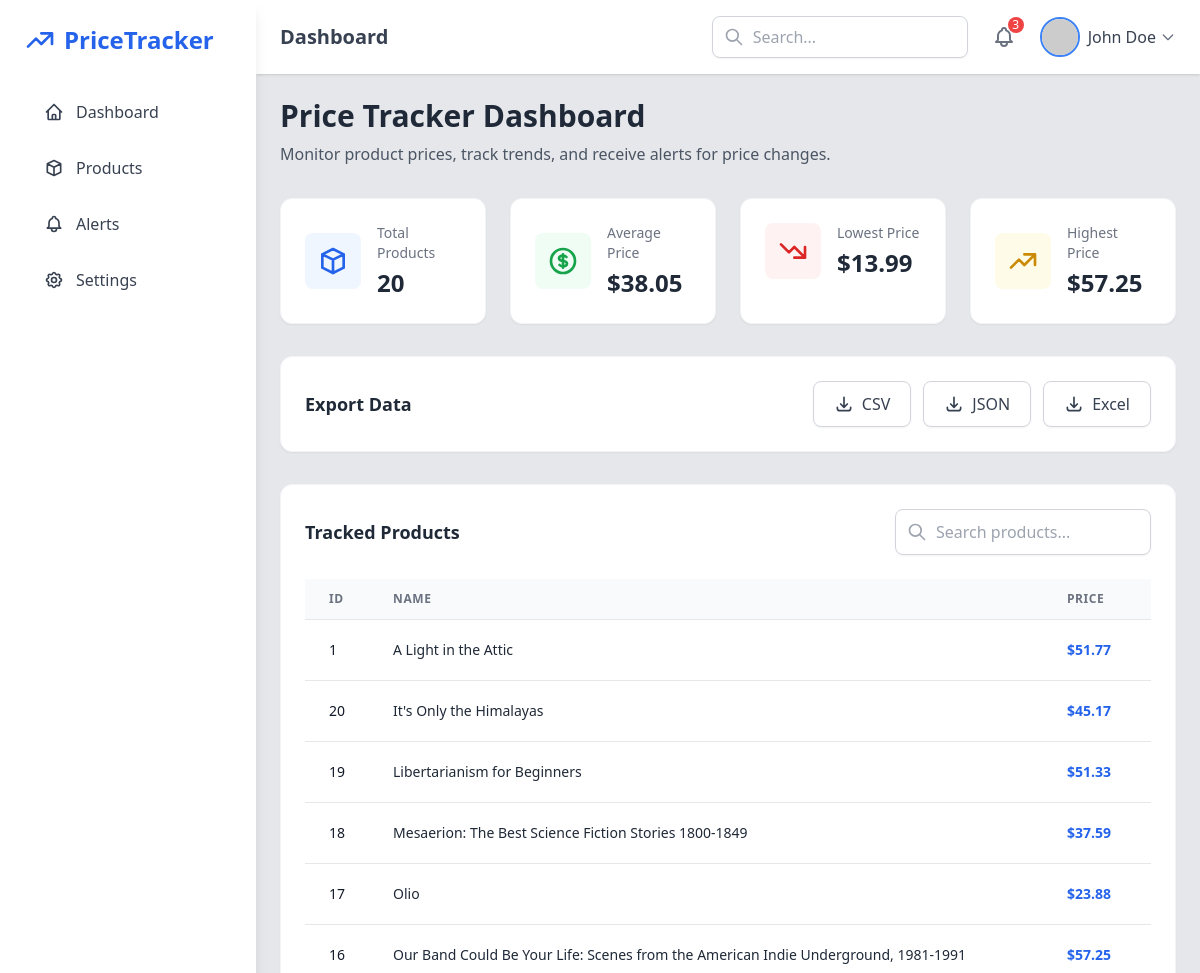
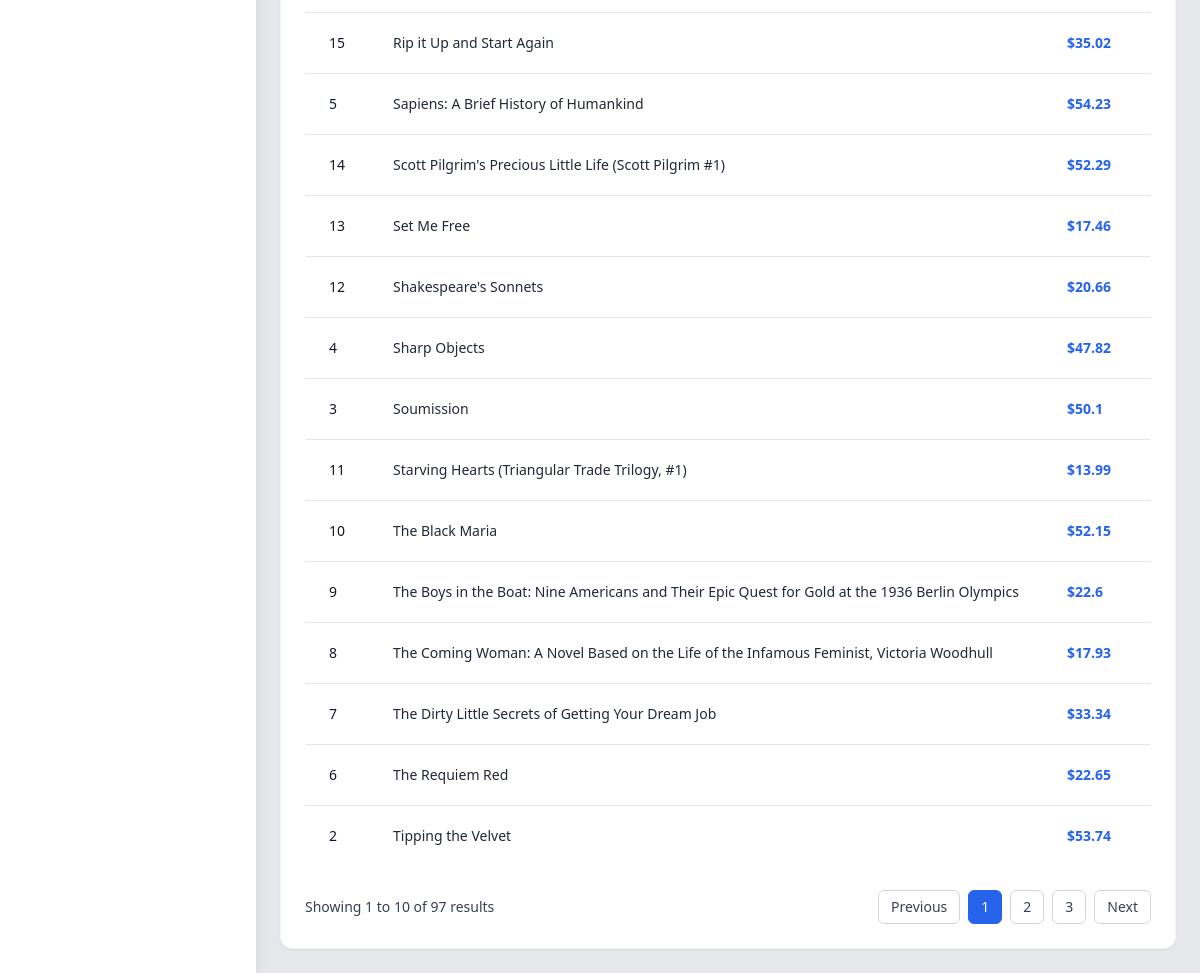
The page / on the database its author committed (2 pictures, top to bottom).
### tables this page shows
CREATE TABLE products (
    id INTEGER PRIMARY KEY,
    name TEXT NOT NULL,
    url TEXT NOT NULL UNIQUE,
    source TEXT,
    created_at TEXT NOT NULL
, price REAL);

### app.py (the view)
@app.route("/")
def dashboard():
    conn = get_connection()
    cursor = conn.cursor()
    cursor.execute("SELECT id, name, price FROM products ORDER BY name ASC")
    products = []
    for pid, name, price in cursor.fetchall():
        change = get_price_change(pid)
        products.append({
            "id": pid,
            "name": name,
            "price": price,
            "change": change
        })
    conn.close()
    total_count, lowest_price, highest_price, avg_price = get_dashboard_stats()
    return render_template(
        "dashboard.html",
        products=products,
        total_count=total_count,
        lowest_price=lowest_price,
        highest_price=highest_price,
        avg_price=round(avg_price, 2)
    )

### app.py (called while the page is built)
def get_connection():
    return sqlite3.connect(DB_PATH)

def get_dashboard_stats():
    conn = get_connection()
    cursor = conn.cursor()
    cursor.execute("SELECT COUNT(*), MIN(price), MAX(price), AVG(price) FROM products")
    total, lowest, highest, avg = cursor.fetchone()
    conn.close()
    return total or 0, lowest or 0, highest or 0, avg or 0

def get_price_change(product_id):
    conn = get_connection()
    cursor = conn.cursor()
    cursor.execute(
        "SELECT price FROM price_history WHERE product_id=? ORDER BY recorded_at ASC LIMIT 1",
        (product_id,)
    )
    first = cursor.fetchone()
    cursor.execute(
        "SELECT price FROM price_history WHERE product_id=? ORDER BY recorded_at DESC LIMIT 1",
        (product_id,)
    )
    last = cursor.fetchone()
    conn.close()
    if not first or not last:
        return 0
    return round(last[0] - first[0], 2)

### templates/dashboard.html (shortened to what this page needs)
{% extends "base.html" %}
{% block content %}
<div class="flex h-screen bg-gray-200">
  <aside id="sidebar" class="w-64 bg-white shadow-lg flex-shrink-0 transform -translate-x-full lg:translate-x-0 fixed lg:relative inset-y-0 left-0 z-50 transition-transform duration-300 ease-in-out">
    <div class="p-6">
      <div class="flex items-center justify-between mb-8">
        <h2 class="text-2xl font-bold text-blue-600 flex items-center">
          <svg class="w-8 h-8 mr-2" fill="none" stroke="currentColor" viewBox="0 0 24 24" xmlns="http://www.w3.org/2000/svg">
            <path stroke-linecap="round" stroke-linejoin="round" stroke-width="2" d="M13 7h8m0 0v8m0-8l-8 8-4-4-6 6"></path>
          </svg>
          PriceTracker
        </h2>
      </div>
      <nav class="space-y-2">
        <a href="/" class="flex items-center gap-3 px-4 py-3 rounded-lg text-gray-700 font-medium hover:bg-blue-50 hover:text-blue-600 transition-all border-l-4 border-transparent hover:border-blue-500">
          Dashboard
        </a>
        <a href="/products" class="flex items-center gap-3 px-4 py-3 rounded-lg text-gray-700 font-medium hover:bg-blue-50 hover:text-blue-600 transition-all border-l-4 border-transparent hover:border-blue-500">
          <svg class="w-5 h-5" fill="none" stroke="currentColor" viewBox="0 0 24 24" xmlns="http://www.w3.org/2000/svg">
            <path stroke-linecap="round" stroke-linejoin="round" stroke-width="2" d="M20 7l-8-4-8 4m16 0l-8 4m8-4v10l-8 4m0-10L4 7m8 4v10M4 7v10l8 4"></path>
          </svg>
          Products
        </a>
        <a href="/alerts" class="flex items-center gap-3 px-4 py-3 rounded-lg text-gray-700 font-medium hover:bg-blue-50 hover:text-blue-600 transition-all border-l-4 border-transparent hover:border-blue-500">
          Alerts
        </a>
        <a href="/settings" class="flex items-center gap-3 px-4 py-3 rounded-lg text-gray-700 font-medium hover:bg-blue-50 hover:text-blue-600 transition-all border-l-4 border-transparent hover:border-blue-500">
          Settings
        </a>
      </nav>
    </div>
  </aside>
  <div class="flex-1 flex flex-col overflow-hidden lg:ml-0">
    <header class="flex items-center justify-between bg-white shadow px-6 py-4">
      <div class="flex items-center gap-4">
        <h1 class="text-xl font-semibold text-gray-700">Dashboard</h1>
      </div>
      <div class="flex items-center gap-4">
        <div class="relative">
          <input type="text" placeholder="Search..." class="pl-10 pr-4 py-2 border border-gray-300 rounded-lg shadow-sm focus:ring focus:ring-blue-200 focus:border-blue-400 w-64">
          <div class="absolute inset-y-0 left-0 pl-3 flex items-center pointer-events-none">
          </div>
        </div>
        <div class="relative">
          <button id="notificationsButton" class="p-2 text-gray-500 hover:text-blue-600 relative">
            <span class="absolute top-0 right-0 bg-red-500 text-white rounded-full text-xs w-4 h-4 flex items-center justify-center">3</span>
          </button>
        </div>
        <div class="relative">
          <button id="userMenuButton" class="flex items-center focus:outline-none">
            <img src="https://i.pravatar.cc/40?img=12" alt="Profile" class="w-10 h-10 rounded-full border-2 border-blue-500">
            <span class="ml-2 text-gray-700 font-medium">John Doe</span>
            <svg class="w-4 h-4 ml-1 text-gray-500" fill="none" stroke="currentColor" viewBox="0 0 24 24" xmlns="http://www.w3.org/2000/svg">
              <path stroke-linecap="round" stroke-linejoin="round" stroke-width="2" d="M19 9l-7 7-7-7"></path>
            </svg>
          </button>
        </div>
      </div>
    </header>
    <main class="overflow-y-auto p-6">
      <div class="mb-8">
        <h1 class="text-3xl font-bold text-gray-800 mb-2">Price Tracker Dashboard</h1>
        <p class="text-gray-600">
          Monitor product prices, track trends, and receive alerts for price changes.
        </p>
      </div>
      <div class="grid grid-cols-1 md:grid-cols-2 lg:grid-cols-4 gap-6 mb-8">
        <div class="bg-white rounded-xl shadow-sm p-6 border border-gray-100 hover:shadow-md transition-shadow">
          <div class="flex items-center">
            <div class="p-3 rounded-lg bg-blue-50 text-blue-600 mr-4">
              <svg class="w-8 h-8" fill="none" stroke="currentColor" viewBox="0 0 24 24" xmlns="http://www.w3.org/2000/svg">
                <path stroke-linecap="round" stroke-linejoin="round" stroke-width="2" d="M20 7l-8-4-8 4m16 0l-8 4m8-4v10l-8 4m0-10L4 7m8 4v10M4 7v10l8 4"></path>
              </svg>
            </div>
            <div>
              <p class="text-sm text-gray-500 font-medium">Total Products</p>
              <p class="text-2xl font-bold text-gray-800 mt-1">{{ products|length }}</p>
            </div>
          </div>
        </div>
        <div class="bg-white rounded-xl shadow-sm p-6 border border-gray-100 hover:shadow-md transition-shadow">
          <div class="flex items-center">
            <div class="p-3 rounded-lg bg-green-50 text-green-600 mr-4">
            </div>
            <div>
              <p class="text-sm text-gray-500 font-medium">Average Price</p>
              <p class="text-2xl font-bold text-gray-800 mt-1">
                ${{ "%.2f"|format(products|map(attribute='price')|sum / (products|length if products|length > 0 else 1)) }}
              </p>
            </div>
          </div>
        </div>
        <div class="bg-white rounded-xl shadow-sm p-6 border border-gray-100 hover:shadow-md transition-shadow">
          <div class="flex items-center">
            <div class="p-3 rounded-lg bg-red-50 text-red-600 mr-4">
              <svg class="w-8 h-8" fill="none" stroke="currentColor" viewBox="0 0 24 24" xmlns="http://www.w3.org/2000/svg">
                <path stroke-linecap="round" stroke-linejoin="round" stroke-width="2" d="M13 17h8m0 0V9m0 8l-8-8-4 4-6-6"></path>
              </svg>
            </div>
            <div>
              <p class="text-sm text-gray-500 font-medium">Lowest Price</p>
              <p class="text-2xl font-bold text-gray-800 mt-1">${{ lowest_price }}</p>
            </div>
          </div>
        </div>
        <div class="bg-white rounded-xl shadow-sm p-6 border border-gray-100 hover:shadow-md transition-shadow">
          <div class="flex items-center">
            <div class="p-3 rounded-lg bg-yellow-50 text-yellow-600 mr-4">
              <svg class="w-8 h-8" fill="none" stroke="currentColor" viewBox="0 0 24 24" xmlns="http://www.w3.org/2000/svg">
                <path stroke-linecap="round" stroke-linejoin="round" stroke-width="2" d="M13 7h8m0 0v8m0-8l-8 8-4-4-6 6"></path>
              </svg>
            </div>
            <div>
              <p class="text-sm text-gray-500 font-medium">Highest Price</p>
              <p class="text-2xl font-bold text-gray-800 mt-1">${{ highest_price }}</p>
            </div>
          </div>
        </div>
      </div>
      <div class="bg-white rounded-xl shadow-sm p-6 mb-8 border border-gray-100">
        <div class="flex flex-wrap items-center justify-between">
          <h3 class="text-lg font-semibold text-gray-800 mb-4 md:mb-0">Export Data</h3>
          <div class="flex flex-wrap gap-3">
            <a href="{{ url_for('export_data', format='csv') }}" class="px-5 py-2.5 bg-white border border-gray-300 text-gray-700 font-medium rounded-lg shadow-sm hover:bg-gray-50 transition-colors duration-200 flex items-center">
              <svg class="w-5 h-5 mr-2" fill="none" stroke="currentColor" viewBox="0 0 24 24" xmlns="http://www.w3.org/2000/svg">
                <path stroke-linecap="round" stroke-linejoin="round" stroke-width="2" d="M4 16v1a3 3 0 003 3h10a3 3 0 003-3v-1m-4-4l-4 4m0 0l-4-4m4 4V4"></path>
              </svg>
              CSV
            </a>
            <a href="{{ url_for('export_data', format='json') }}" class="px-5 py-2.5 bg-white border border-gray-300 text-gray-700 font-medium rounded-lg shadow-sm hover:bg-gray-50 transition-colors duration-200 flex items-center">
              <svg class="w-5 h-5 mr-2" fill="none" stroke="currentColor" viewBox="0 0 24 24" xmlns="http://www.w3.org/2000/svg">
                <path stroke-linecap="round" stroke-linejoin="round" stroke-width="2" d="M4 16v1a3 3 0 003 3h10a3 3 0 003-3v-1m-4-4l-4 4m0 0l-4-4m4 4V4"></path>
              </svg>
              JSON
            </a>
            <a href="{{ url_for('export_data', format='excel') }}" class="px-5 py-2.5 bg-white border border-gray-300 text-gray-700 font-medium rounded-lg shadow-sm hover:bg-gray-50 transition-colors duration-200 flex items-center">
              <svg class="w-5 h-5 mr-2" fill="none" stroke="currentColor" viewBox="0 0 24 24" xmlns="http://www.w3.org/2000/svg">
                <path stroke-linecap="round" stroke-linejoin="round" stroke-width="2" d="M4 16v1a3 3 0 003 3h10a3 3 0 003-3v-1m-4-4l-4 4m0 0l-4-4m4 4V4"></path>
              </svg>
              Excel
            </a>
          </div>
        </div>
      </div>
      <div class="bg-white rounded-xl shadow-sm p-6 border border-gray-100">
        <div class="flex flex-wrap items-center justify-between mb-6">
          <h3 class="text-lg font-semibold text-gray-800">Tracked Products</h3>
          <div class="relative mt-4 md:mt-0">
            <input
              type="text"
              id="searchInput"
              onkeyup="filterProducts()"
              placeholder="Search products..."
              class="pl-10 pr-4 py-2.5 border border-gray-300 rounded-lg shadow-sm focus:ring focus:ring-blue-200 focus:border-blue-400 w-full md:w-64"
            >
            <div class="absolute inset-y-0 left-0 pl-3 flex items-center pointer-events-none">
            </div>
          </div>
        </div>
        <div class="overflow-x-auto">
          <table class="min-w-full divide-y divide-gray-200">
            <thead class="bg-gray-50">
              <tr class="text-left text-xs font-medium text-gray-500 uppercase tracking-wider">
                <th class="px-6 py-3">ID</th>
                <th class="px-6 py-3">Name</th>
                <th class="px-6 py-3">Price</th>
                <th class="px-6 py-3">Status</th>
              </tr>
            </thead>
            <tbody class="bg-white divide-y divide-gray-200">
              {% for product in products %}
              <tr class="hover:bg-gray-50 transition-colors duration-150">
                <td class="px-6 py-4 whitespace-nowrap text-sm font-medium text-gray-900">{{ product.id }}</td>
                <td class="px-6 py-4 whitespace-nowrap text-sm font-medium text-gray-800">{{ product.name }}</td>
                <td class="px-6 py-4 whitespace-nowrap text-sm text-blue-600 font-semibold">${{ product.price }}</td>
                <td class="px-6 py-4 whitespace-nowrap">
                </td>
              </tr>
              {% endfor %}
            </tbody>
          </table>
        </div>
        <div class="flex items-center justify-between mt-6">
          <div class="text-sm text-gray-700">
            Showing <span class="font-medium">1</span> to <span class="font-medium">10</span> of <span class="font-medium">97</span> results
          </div>
          <div class="flex space-x-2">
            <button class="px-3 py-1.5 rounded-md bg-white border border-gray-300 text-sm font-medium text-gray-700 hover:bg-gray-50">
              Previous
            </button>
            <button class="px-3 py-1.5 rounded-md bg-blue-600 border border-blue-600 text-sm font-medium text-white hover:bg-blue-700">
              1
            </button>
            <button class="px-3 py-1.5 rounded-md bg-white border border-gray-300 text-sm font-medium text-gray-700 hover:bg-gray-50">
              2
            </button>
            <button class="px-3 py-1.5 rounded-md bg-white border border-gray-300 text-sm font-medium text-gray-700 hover:bg-gray-50">
              3
            </button>
            <button class="px-3 py-1.5 rounded-md bg-white border border-gray-300 text-sm font-medium text-gray-700 hover:bg-gray-50">
              Next
            </button>
          </div>
        </div>
      </div>
    </main>
  </div>
</div>
{% endblock %}

### templates/base.html (shortened to what this page needs)
<!DOCTYPE html>
<html>
<head>
    <script src="https://cdn.tailwindcss.com"></script>
</head>
<body>
    {% block content %}{% endblock %}
</body>
</html>

### rows shown on the page
products: id "1", name "A Light in the Attic", price "51.77"
products: id "20", name "It's Only the Himalayas", price "45.17"
products: id "19", name "Libertarianism for Beginners", price "51.33"
products: id "18", name "Mesaerion: The Best Science Fiction Stories 1800-1849", price "37.59"
products: id "17", name "Olio", price "23.88"
products: id "16", name "Our Band Could Be Your Life: Scenes from the American Indie Underground, 1981-1991", price "57.25"
products: id "15", name "Rip it Up and Start Again", price "35.02"
products: id "5", name "Sapiens: A Brief History of Humankind", price "54.23"
products: id "14", name "Scott Pilgrim's Precious Little Life (Scott Pilgrim #1)", price "52.29"
products: id "13", name "Set Me Free", price "17.46"
products: id "12", name "Shakespeare's Sonnets", price "20.66"
products: id "4", name "Sharp Objects", price "47.82"
products: id "3", name "Soumission", price "50.1"
products: id "11", name "Starving Hearts (Triangular Trade Trilogy, #1)", price "13.99"
products: id "10", name "The Black Maria", price "52.15"
products: id "9", name "The Boys in the Boat: Nine Americans and Their Epic Quest for Gold at the 1936 Berlin Olympics", price "22.6"
products: id "8", name "The Coming Woman: A Novel Based on the Life of the Infamous Feminist, Victoria Woodhull", price "17.93"
products: id "7", name "The Dirty Little Secrets of Getting Your Dream Job", price "33.34"
products: id "6", name "The Requiem Red", price "22.65"
products: id "2", name "Tipping the Velvet", price "53.74"

### other values the page prints
{{ products|length }} "20"
{{ lowest_price }} "13.99"
{{ highest_price }} "57.25"
